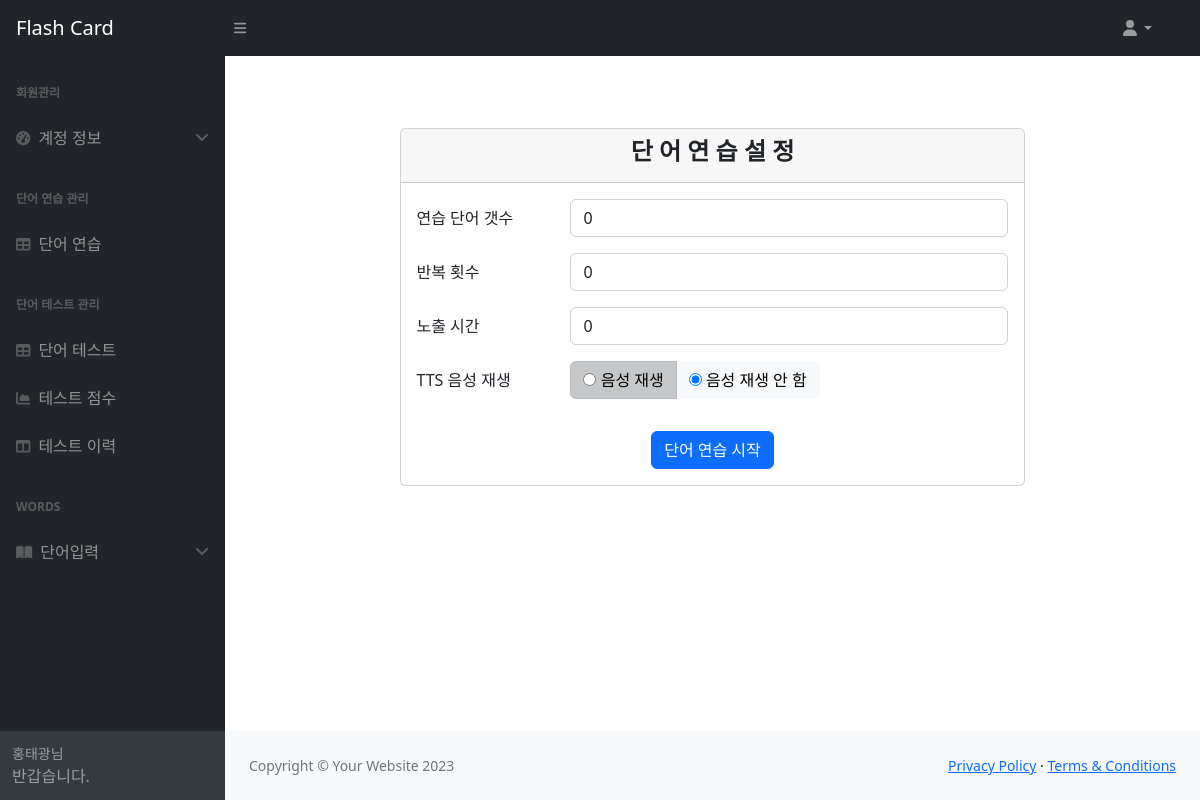
Page /trains/trains-setting/ (signed in) on the earlier database version.
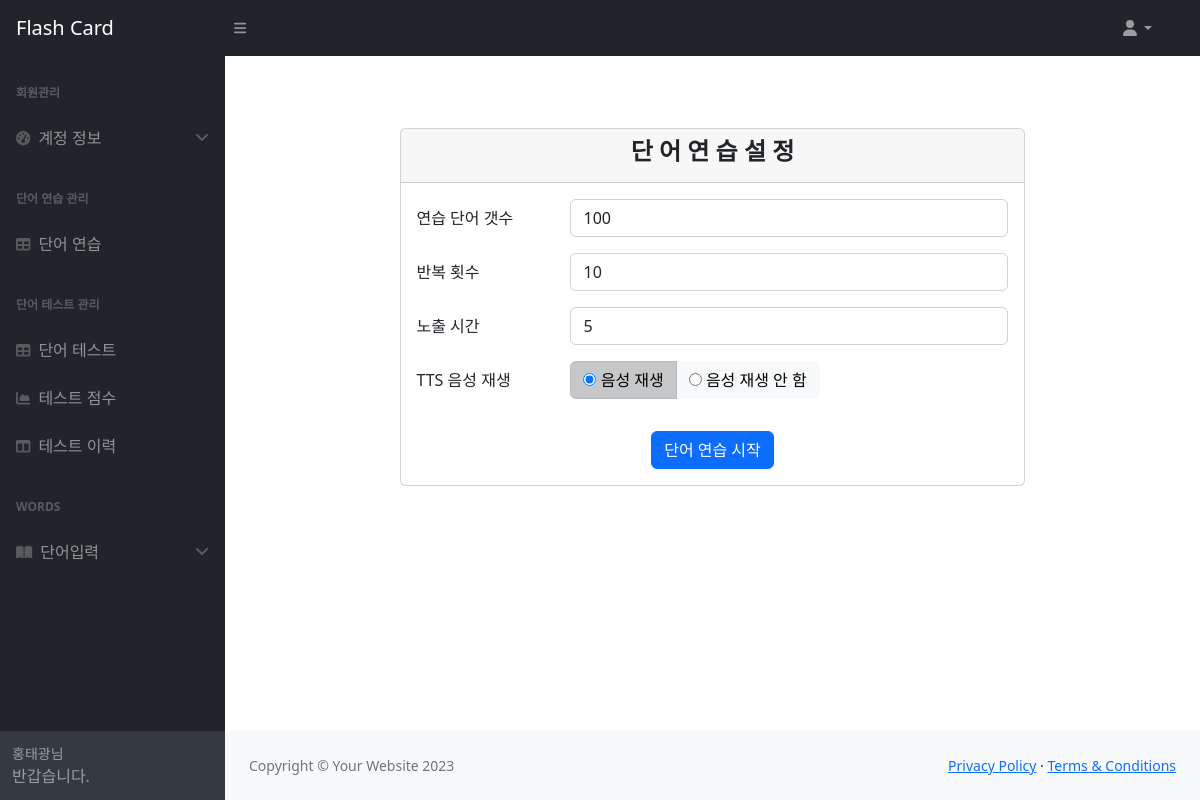
Same page on the later database version.
### users/models.py (models this page shows)
class Config(models.Model):
    train_word_count = models.IntegerField(default=0)
    train_seconds = models.IntegerField(default=0)
    train_repeat = models.IntegerField(default=0)
    train_tts_play = models.BooleanField(default=False)
    exam_word_count = models.IntegerField(default=0)
    exam_seconds = models.IntegerField(default=0)
    exam_tts_play = models.BooleanField(default=False)
    exam_difficulty = models.IntegerField(default=0)
    user_find_hint = models.CharField(max_length=100, default='Korea')
    update_date = models.DateTimeField(auto_now_add=True)
    id_user = models.ForeignKey("auth.User", related_name="config_user", on_delete=models.CASCADE, db_column="id_user")

### trains/views.py (the view, shortened to what this page needs)
# urls.py: path("trains-setting/",  views.TrainsIndex.as_view(), name="trains-setting"),
class TrainsIndex(LoginRequiredMixin, View):
    def get(self, request):
        user = request.user
        try:
            config = Config.objects.get(id_user=user.id)
        except ObjectDoesNotExist:
            config = Config()
        context = {'config': config}
        return render(request, 'trains/trains_setting.html', context)

### trains/templates/trains/trains_setting.html (shortened to what this page needs)
{% extends 'base.html' %}
{% block content %}
<div class="container mt-5">
    <div class="row justify-content-center">
        <div class="col-md-8">
            <div class="card my-4">
                <div class="card-header text-center">
                    <h4><b>단 어 연 습 설 정</b></h4>
                </div>
                <div class="card-body">
                    <form class="form-inline" action="{% url 'trains-setting' %}" method="post">
                        <div class="row mb-3">
                            <label for="train_word_count" class="col-sm-3 col-form-label">연습 단어 갯수</label>
                            <div class="col-sm-9">
                                <input type="text" id="train_word_count" name="train_word_count"
                                       value="{{ config.train_word_count }}"
                                       class="form-control" placeholder="단어 갯수을 입력하세요(단어 범위 보다 작으면 랜덤 선택 됩니다.)"
                                       required>
                            </div>
                        </div>
                        <div class="row mb-3">
                            <label for="train_repeat" class="col-sm-3 col-form-label">반복 횟수</label>
                            <div class="col-sm-9">
                                <input type="text" id="train_repeat" name="train_repeat"
                                       value="{{ config.train_repeat }}"
                                       class="form-control" placeholder="반복 횟수를 입력하세요"
                                       required>
                            </div>
                        </div>
                        <div class="row mb-3">
                            <label for="train_seconds" class="col-sm-3 col-form-label">노출 시간</label>
                            <div class="col-sm-9">
                                <input type="text" id="train_seconds" name="train_seconds"
                                       value="{{ config.train_seconds }}" class="form-control"
                                       placeholder="단어가 보여 지는 시간을 입력하세요(단위:초)" required>
                            </div>
                        </div>
                        <div class="row mb-3">
                            <label class="col-sm-3 col-form-label">TTS 음성 재생</label>
                            <div class="col-sm-9">
                                <div class="btn-group btn-group-toggle" data-toggle="buttons">
                                    <label class="btn btn-light active">
                                        <input type="radio" name="train_tts_play" value="True"
                                               {% if config.train_tts_play %}checked{% endif %}> 음성 재생
                                    </label>
                                    <label class="btn btn-light">
                                        <input type="radio" name="train_tts_play" value="False"
                                               {% if not config.train_tts_play %}checked{% endif %}> 음성 재생 안 함
                                    </label>
                                </div>
                            </div>
                        </div>
                        <div class="text-center">
                            <button type="submit" class="btn btn-primary mt-3">단어 연습 시작</button>
                        </div>
                    </form>
                </div>
            </div>
        </div>
    </div>
</div>
{% endblock content %}

Differences in the rows shown:
added Config: train_word_count "100", train_repeat "10", train_seconds "5", train_tts_play "☑ 음성 재생", train_tts_play "☐ 음성 재생 안 함"
Other differences:
form field train_word_count: "0" → (not shown)
form field train_repeat: "0" → (not shown)
form field train_seconds: "0" → (not shown)
form field train_tts_play: "☐ 음성 재생" → (not shown)
form field train_tts_play: "☑ 음성 재생 안 함" → (not shown)
